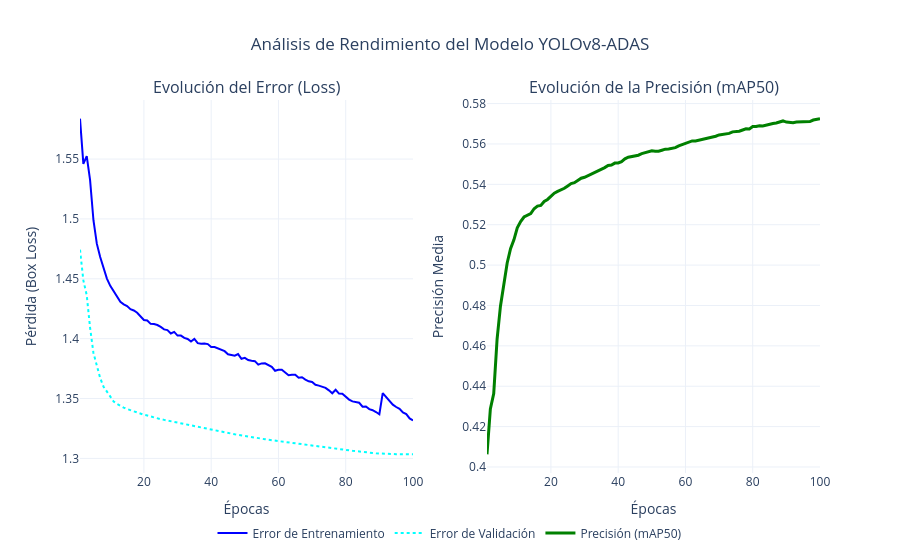

Here is the notebook cell this chart was saved with:
### Code cell
import pandas as pd
import plotly.graph_objects as go
from plotly.subplots import make_subplots

# 1. Cargar y limpiar los datos de tu results.csv
# Asegúrate de que la ruta apunte correctamente a donde tienes tu CSV guardado
ruta_csv = '../models/entrenamiento_script_estable/results.csv' 
df = pd.read_csv(ruta_csv)

# Limpiar los nombres de las columnas (YOLO suele dejar espacios en blanco molestos)
df.columns = df.columns.str.strip()

# 2. Crear una figura con dos subgráficas (Pérdida y Precisión)
fig = make_subplots(rows=1, cols=2, 
                    subplot_titles=('Evolución del Error (Loss)', 'Evolución de la Precisión (mAP50)'))

# --- GRÁFICA 1: Pérdida (Train vs Val) ---
# Curva de entrenamiento
fig.add_trace(
    go.Scatter(x=df['epoch'], y=df['train/box_loss'], name="Error de Entrenamiento", line=dict(color='blue')),
    row=1, col=1
)
# Curva de validación
fig.add_trace(
    go.Scatter(x=df['epoch'], y=df['val/box_loss'], name="Error de Validación", line=dict(color='cyan', dash='dot')),
    row=1, col=1
)

# --- GRÁFICA 2: Precisión (mAP50) ---
fig.add_trace(
    go.Scatter(x=df['epoch'], y=df['metrics/mAP50(B)'], name="Precisión (mAP50)", line=dict(color='green', width=3)),
    row=1, col=2
)

# 3. Diseño y formato profesional
fig.update_layout(
    title_text="Análisis de Rendimiento del Modelo YOLOv8-ADAS",
    title_x=0.5, # Centrar el título
    template="plotly_white", # Fondo blanco limpio
    hovermode="x unified", # Muestra todos los valores al pasar el ratón sobre un punto
    legend=dict(orientation="h", yanchor="bottom", y=-0.2, xanchor="center", x=0.5)
)

# Etiquetas de los ejes
fig.update_xaxes(title_text="Épocas", row=1, col=1)
fig.update_xaxes(title_text="Épocas", row=1, col=2)
fig.update_yaxes(title_text="Pérdida (Box Loss)", row=1, col=1)
fig.update_yaxes(title_text="Precisión Media", row=1, col=2)

# 4. Mostrar la gráfica interactiva en Jupyter
fig.show()

# 5. Opcional: Guardarla como una página web interactiva (.html) para compartir
# fig.write_html("reporte_interactivo.html")

### Figure 1 — Plotly figure (JSON) as saved in the notebook; plotly's stock layout.template omitted (floating-point values rounded to 4 significant figures)
{"data": [{"line": {"color": "blue"}, "name": "Error de Entrenamiento", "type": "scatter", "x": [1, 2, 3, 4, 5, 6, 7, 8, 9, 10, 11, 12, 13, 14, 15, 16, 17, 18, 19, 20, 21, 22, 23, 24, 25, 26, 27, 28, 29, 30, 31, 32, 33, 34, 35, 36, 37, 38, 39, 40, 41, 42, 43, 44, 45, 46, 47, 48, 49, 50, 51, 52, 53, 54, 55, 56, 57, 58, 59, 60, 61, 62, 63, 64, 65, 66, 67, 68, 69, 70, 71, 72, 73, 74, 75, 76, 77, 78, 79, 80, 81, 82, 83, 84, 85, 86, 87, 88, 89, 90, 91, 92, 93, 94, 95, 96, 97, 98, 99, 100], "xaxis": "x", "y": [1.584, 1.546, 1.553, 1.532, 1.499, 1.479, 1.468, 1.459, 1.45, 1.444, 1.439, 1.436, 1.431, 1.429, 1.427, 1.425, 1.424, 1.422, 1.418, 1.416, 1.415, 1.412, 1.412, 1.411, 1.41, 1.408, 1.407, 1.404, 1.406, 1.403, 1.403, 1.401, 1.4, 1.398, 1.4, 1.396, 1.396, 1.396, 1.395, 1.393, 1.393, 1.392, 1.391, 1.39, 1.387, 1.386, 1.386, 1.387, 1.383, 1.384, 1.382, 1.382, 1.381, 1.378, 1.379, 1.379, 1.378, 1.376, 1.373, 1.374, 1.374, 1.372, 1.369, 1.37, 1.37, 1.367, 1.368, 1.366, 1.364, 1.364, 1.361, 1.361, 1.36, 1.359, 1.357, 1.354, 1.357, 1.354, 1.354, 1.351, 1.349, 1.348, 1.347, 1.346, 1.343, 1.343, 1.341, 1.34, 1.339, 1.337, 1.355, 1.351, 1.348, 1.345, 1.343, 1.341, 1.338, 1.337, 1.333, 1.332], "yaxis": "y"}, {"line": {"color": "cyan", "dash": "dot"}, "name": "Error de Validación", "type": "scatter", "x": [1, 2, 3, 4, 5, 6, 7, 8, 9, 10, 11, 12, 13, 14, 15, 16, 17, 18, 19, 20, 21, 22, 23, 24, 25, 26, 27, 28, 29, 30, 31, 32, 33, 34, 35, 36, 37, 38, 39, 40, 41, 42, 43, 44, 45, 46, 47, 48, 49, 50, 51, 52, 53, 54, 55, 56, 57, 58, 59, 60, 61, 62, 63, 64, 65, 66, 67, 68, 69, 70, 71, 72, 73, 74, 75, 76, 77, 78, 79, 80, 81, 82, 83, 84, 85, 86, 87, 88, 89, 90, 91, 92, 93, 94, 95, 96, 97, 98, 99, 100], "xaxis": "x", "y": [1.474, 1.449, 1.436, 1.409, 1.388, 1.377, 1.367, 1.36, 1.356, 1.351, 1.348, 1.345, 1.344, 1.342, 1.341, 1.34, 1.339, 1.338, 1.337, 1.336, 1.336, 1.335, 1.334, 1.333, 1.333, 1.332, 1.332, 1.331, 1.33, 1.33, 1.329, 1.328, 1.328, 1.327, 1.327, 1.326, 1.325, 1.325, 1.324, 1.324, 1.323, 1.323, 1.322, 1.322, 1.321, 1.321, 1.32, 1.32, 1.319, 1.319, 1.319, 1.318, 1.318, 1.317, 1.317, 1.316, 1.316, 1.315, 1.315, 1.314, 1.314, 1.314, 1.313, 1.313, 1.313, 1.312, 1.312, 1.311, 1.311, 1.311, 1.31, 1.31, 1.309, 1.309, 1.309, 1.308, 1.308, 1.308, 1.307, 1.307, 1.307, 1.306, 1.306, 1.306, 1.305, 1.305, 1.305, 1.305, 1.304, 1.304, 1.304, 1.304, 1.304, 1.304, 1.303, 1.304, 1.304, 1.304, 1.303, 1.303], "yaxis": "y"}, {"line": {"color": "green", "width": 3}, "name": "Precisión (mAP50)", "type": "scatter", "x": [1, 2, 3, 4, 5, 6, 7, 8, 9, 10, 11, 12, 13, 14, 15, 16, 17, 18, 19, 20, 21, 22, 23, 24, 25, 26, 27, 28, 29, 30, 31, 32, 33, 34, 35, 36, 37, 38, 39, 40, 41, 42, 43, 44, 45, 46, 47, 48, 49, 50, 51, 52, 53, 54, 55, 56, 57, 58, 59, 60, 61, 62, 63, 64, 65, 66, 67, 68, 69, 70, 71, 72, 73, 74, 75, 76, 77, 78, 79, 80, 81, 82, 83, 84, 85, 86, 87, 88, 89, 90, 91, 92, 93, 94, 95, 96, 97, 98, 99, 100], "xaxis": "x2", "y": [0.4063, 0.4288, 0.4364, 0.4634, 0.4797, 0.4911, 0.5011, 0.5081, 0.5125, 0.5185, 0.5216, 0.5238, 0.5245, 0.5255, 0.5279, 0.5292, 0.5295, 0.5315, 0.5325, 0.534, 0.5356, 0.5365, 0.5372, 0.538, 0.5392, 0.5403, 0.5408, 0.5419, 0.543, 0.5435, 0.5443, 0.5453, 0.5461, 0.5466, 0.5473, 0.5483, 0.5494, 0.5495, 0.5505, 0.5506, 0.5512, 0.5526, 0.5534, 0.5537, 0.5543, 0.5544, 0.5552, 0.5557, 0.5564, 0.5566, 0.5564, 0.5564, 0.5569, 0.5574, 0.5575, 0.5577, 0.5582, 0.5591, 0.5597, 0.5606, 0.5611, 0.5615, 0.5615, 0.5619, 0.562, 0.5623, 0.5627, 0.5631, 0.5638, 0.5645, 0.5647, 0.565, 0.5652, 0.566, 0.5661, 0.5663, 0.5669, 0.5675, 0.5674, 0.5686, 0.5686, 0.569, 0.5688, 0.5694, 0.5696, 0.5701, 0.5704, 0.5709, 0.5714, 0.5708, 0.5707, 0.5705, 0.5708, 0.5709, 0.5709, 0.571, 0.5711, 0.5718, 0.5722, 0.5725], "yaxis": "y2"}], "layout": {"annotations": [{"font": {"size": 16}, "showarrow": false, "text": "Evolución del Error (Loss)", "x": 0.225, "xanchor": "center", "xref": "paper", "y": 1, "yanchor": "bottom", "yref": "paper"}, {"font": {"size": 16}, "showarrow": false, "text": "Evolución de la Precisión (mAP50)", "x": 0.775, "xanchor": "center", "xref": "paper", "y": 1, "yanchor": "bottom", "yref": "paper"}], "hovermode": "x unified", "legend": {"orientation": "h", "x": 0.5, "xanchor": "center", "y": -0.2, "yanchor": "bottom"}, "title": {"text": "Análisis de Rendimiento del Modelo YOLOv8-ADAS", "x": 0.5}, "xaxis": {"anchor": "y", "domain": [0, 0.45], "title": {"text": "Épocas"}}, "xaxis2": {"anchor": "y2", "domain": [0.55, 1], "title": {"text": "Épocas"}}, "yaxis": {"anchor": "x", "domain": [0, 1], "title": {"text": "Pérdida (Box Loss)"}}, "yaxis2": {"anchor": "x2", "domain": [0, 1], "title": {"text": "Precisión Media"}}}}
